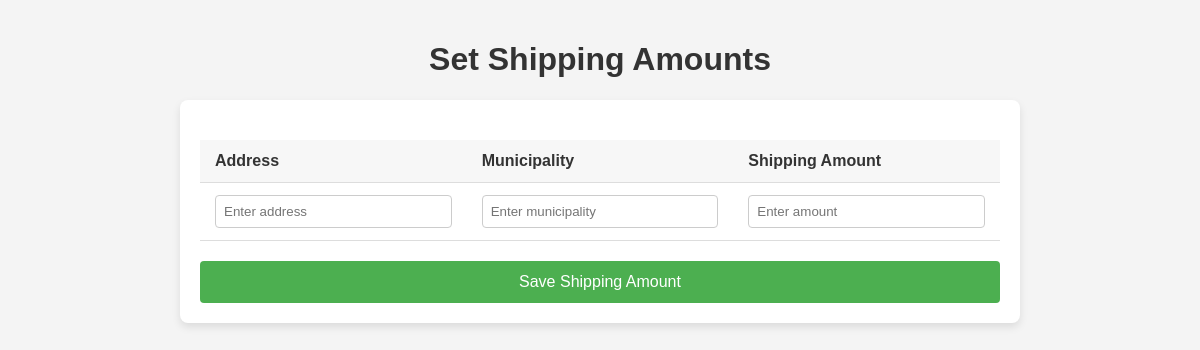
The page /admin/shipping.php on the database as committed earlier.
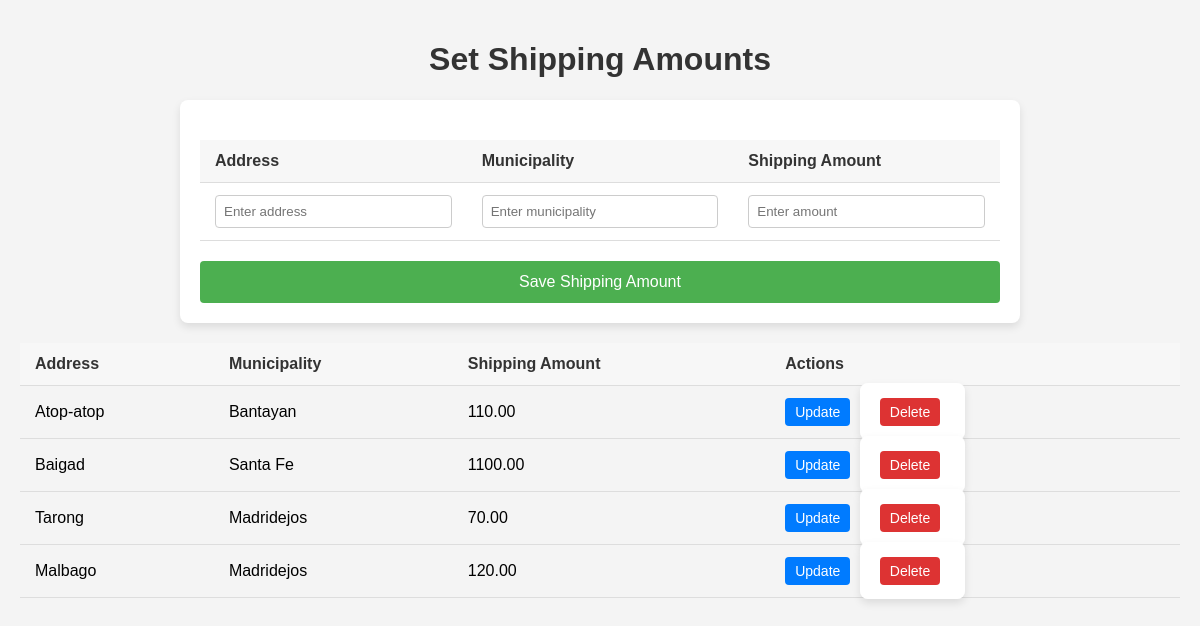
The same page on the database as committed later.
### tables this page shows
CREATE TABLE `shipping_info` (
  `id` int(11) NOT NULL,
  `address` varchar(255) DEFAULT NULL,
  `street_address` varchar(255) DEFAULT NULL,
  `map_location` text DEFAULT NULL,
  `municipality` varchar(100) DEFAULT NULL,
  `email` varchar(100) NOT NULL,
  `shipping_amount` decimal(10,2) DEFAULT NULL,
  `created_at` timestamp NOT NULL DEFAULT current_timestamp() ON UPDATE current_timestamp()
);

### admin/shipping.php (the view, shortened to what this page needs)
<!DOCTYPE html>
<html lang="en">
<head>
</head>
<body>
<h1>Set Shipping Amounts</h1>
<?php
include 'db_connect.php';
$query = "SELECT id, address, municipality, shipping_amount FROM shipping_info";
$result = $conn->query($query);
$all_shipping_amounts = [];
if ($result && $result->num_rows > 0) {
    while ($row = $result->fetch_assoc()) {
        $all_shipping_amounts[$row['id']] = [
            'address' => $row['address'],
            'municipality' => $row['municipality'],
            'shipping_amount' => $row['shipping_amount']
        ];
    }
}
?>
<form id='shippingForm' action='' method='POST' onsubmit="return confirmSubmit()">
    <table>
        <tr>
            <th>Address</th>
            <th>Municipality</th>
            <th>Shipping Amount</th>
        </tr>
        <tr>
            <td><input type="text" id="address" name="address" placeholder="Enter address" required></td>
            <td><input type="text" id="municipality" name="municipality" placeholder="Enter municipality" required></td>
            <td><input type="number" id="shipping_amount" name="shipping_amount" placeholder="Enter amount" required></td>
        </tr>
    </table>
    <input type='submit' value='Save Shipping Amount'>
</form>
<?php if (!empty($all_shipping_amounts)): ?>
    <div class="results">
        <table>
            <tr>
                <th>Address</th>
                <th>Municipality</th>
                <th>Shipping Amount</th>
                <th>Actions</th>
            </tr>
            <?php foreach ($all_shipping_amounts as $id => $info): ?>
                <tr>
                    <td><?php echo htmlspecialchars($info['address']); ?></td>
                    <td><?php echo htmlspecialchars($info['municipality']); ?></td>
                    <td><?php echo htmlspecialchars($info['shipping_amount']); ?></td>
                    <td>
                        <button class="btn-update" onclick="populateForm('<?php echo htmlspecialchars($info['address']); ?>', '<?php echo htmlspecialchars($info['municipality']); ?>', '<?php echo htmlspecialchars($info['shipping_amount']); ?>')">Update</button>
                        <form action="" method="POST" style="display:inline;">
                            <button type="button" class="btn-delete" onclick="confirmDelete(this.form)">Delete</button>
                        </form>
                    </td>
                </tr>
            <?php endforeach; ?>
        </table>
    </div>
<?php endif; ?>
</body>
</html>

### admin/shipping.php (style rules this page uses)
body { font-family: Arial, sans-serif; background-color: #f4f4f4; margin: 0; padding: 20px; }
form { max-width: 800px; margin: 0 auto; padding: 20px; background-color: white; border-radius: 8px; box-shadow: 0 4px 8px rgba(0, 0, 0, 0.1); }
h1 { text-align: center; color: #333; }
table { width: 100%; border-collapse: collapse; margin: 20px 0; }
th, td { padding: 12px 15px; text-align: left; border-bottom: 1px solid #ddd; }
th { background-color: #f7f7f7; color: #333; font-weight: bold; }
input[type="text"], input[type="number"] { width: 100%; padding: 8px; border: 1px solid #ccc; border-radius: 4px; box-sizing: border-box; }
input[type="submit"] { display: block; width: 100%; padding: 12px; background-color: #4CAF50; color: white; border: none; border-radius: 4px; cursor: pointer; font-size: 16px; }
.btn-update, .btn-delete { padding: 6px 10px; cursor: pointer; border: none; border-radius: 4px; color: white; margin-right: 5px; font-size: 14px; }
.btn-update { background-color: #007bff; }
.btn-delete { background-color: #d33; }

Rows that differ between the two databases and show on the page:
added shipping_info: address "Atop-atop", municipality "Bantayan", shipping_amount "110.00"
added shipping_info: address "Baigad", municipality "Santa Fe", shipping_amount "1100.00"
added shipping_info: address "Tarong", municipality "Madridejos", shipping_amount "70.00"
added shipping_info: address "Malbago", municipality "Madridejos", shipping_amount "120.00"
Other text that changed with them:
text now shown: "Address Municipality Shipping Amount Actions"
